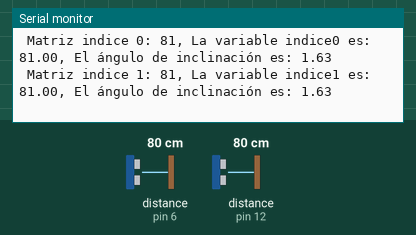
Simulated run of this sketch. Board: Arduino Uno, built with avr-gcc and run on an emulated ATmega328P. On the bench: the last lines printed to the serial monitor. The test bench sets the inputs (shaded band); at power-on: distance to the obstacle (sensors on pin 6, pin 12) 80 cm. The echo pulse lasts 58.3 µs per cm.

Above: at 1.9 s.
2.0 s: distance to the obstacle (sensor on pin 6) set to 2 cm
At 3.2 s:
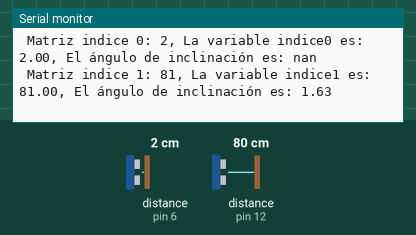
4.8 s: distance to the obstacle (sensor on pin 12) set to 18 cm
At 6.6 s:
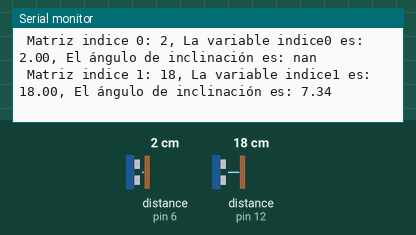
9.1 s: distance to the obstacle (sensor on pin 12) set to 2 cm
At 10.8 s:
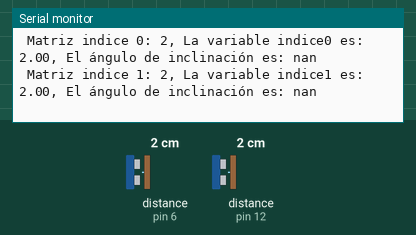
13.4 s: distance to the obstacle (sensor on pin 6) set to 4 cm
At 13.9 s:
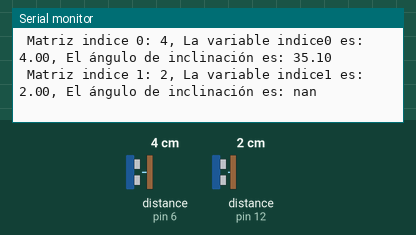
Timing chart, 0 to 16.0 s (numbered marks = the images above; inputs shaded):
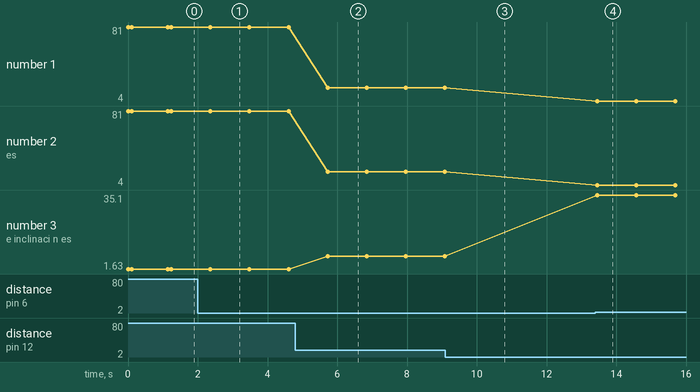

Measured:
- after the input at 2.0 s, the serial monitor: prints a new line after 0.27 s (image 1)
- after the input at 4.8 s, the serial monitor: prints a new line after 0.92 s (image 2)
- after the input at 9.1 s, the serial monitor: prints a new line after 1.1 s (image 3)
- after the input at 13.4 s, the serial monitor: prints a new line after 0.06 s (image 4)
- plotted number 1: 81 → 18 after the input at 4.8 s, 18 → 4 after the input at 13.4 s
- plotted number 2: 81 → 18 after the input at 4.8 s, 18 → 4 after the input at 13.4 s
- plotted number 3: 1.63 → 7.34 after the input at 4.8 s, 7.34 → 35.1 after the input at 13.4 s

The sketch:

angulosSensores.ino
```cpp
#include <NewPing.h>
#include <toneAC.h>

int echo = 6;  // echo
int trig = 5;  // positivo trig gnd
int echo1 = 12;  // gnd echo
int trig1 = 11;  // positivo trig
float indice0, indice1; //CAMBIAMOS LOS VALORES DE LOS SENSORES DE 15 Y 25 MAS CORTOS PARA PRACTICAR MEJOR
int maxDistance = 100 , maxDistance1 = 100;   //El más largo es para la 9 de oct, ya que el paso cebra es más grande
int valoresSensores[2];
NewPing sensorAO(trig, echo, maxDistance);
NewPing sensor9O(trig1, echo1, maxDistance1);
float angulo1, angulo2;
float AlturaSensor = 2.3; //7.3 cm es lo que yo medí de altura en la maqueta
void setup() {
  Serial.begin(9600);
  pinMode(echo, INPUT);
  pinMode(trig, OUTPUT);
  pinMode(echo1, INPUT);
  pinMode(trig1, OUTPUT);
}
void loop() {
  mediciones();
  delay(1000);
  digitalWrite(trig, LOW);
  digitalWrite(echo, LOW);
  delayMicroseconds(100);
  digitalWrite(trig, HIGH);
  delayMicroseconds(100);
  digitalWrite(trig, LOW);
  digitalWrite(trig1, LOW);
  digitalWrite(echo1, LOW);
  delayMicroseconds(100);
  digitalWrite(trig1, HIGH);
  delayMicroseconds(100);
  digitalWrite(trig1, LOW);
}
  void mediciones(){
    valoresSensores[0] = sensorAO.ping_cm();
    valoresSensores[1] = sensor9O.ping_cm();
    Serial.print(" Matriz indice 0: ");
    Serial.print(valoresSensores[0]);
    indice0 = valoresSensores[0];
    Serial.print(", La variable indice0 es: ");
     if (indice0 == 0) {
      indice0 = maxDistance1;  //El maxDistance más largo para no tener problemas con la comparación
    }
    Serial.print(indice0);
    Serial.print(", El ángulo de inclinación es: ");
    angulo1 = asin(AlturaSensor / indice0);
    angulo1 = angulo1 * (180/PI);
    Serial.println(angulo1);
    Serial.print(" Matriz indice 1: ");
    Serial.print(valoresSensores[1]);
    indice1 = valoresSensores[1];
    Serial.print(", La variable indice1 es: ");
    if (indice1 == 0) {
      indice1 = maxDistance1;
    }
    Serial.print(indice1);
    Serial.print(", El ángulo de inclinación es: ");
    angulo2 = asin(AlturaSensor / indice1);
    angulo2 = angulo2 * (180/PI);
    Serial.println(angulo2);
    return;
  }
 
```
